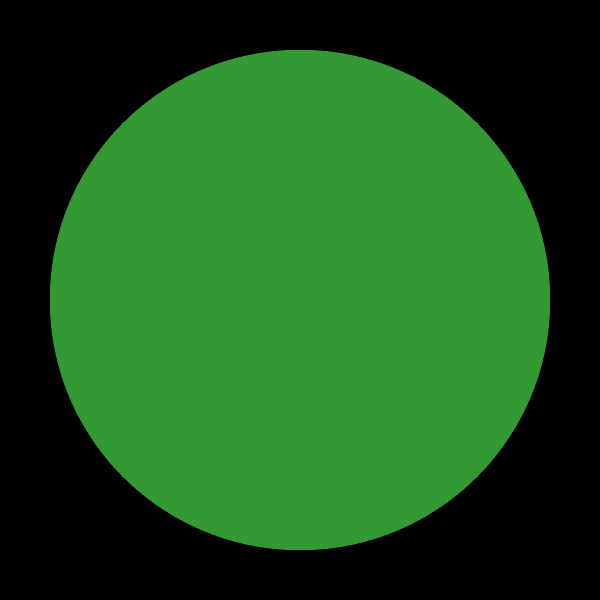
#> input picture client/data/circle.png, 1200 x 1200 px (shown at 1/2 size)
$ python flight.py --filename data/circle.png
#> lines starting #> are read from the running program, lines starting #| are printed output that depends on the picture
### client/edge_detector.py
import numpy as np
from scipy import ndimage
from matplotlib import pyplot as plt
import cv2
import argparse
from skimage import transform
from skimage.morphology import skeletonize, dilation, erosion, closing, disk

class Sobel():
    def __init__(self, filepath, size, norm=True):
        self.filepath = filepath
        self.norm = norm
        self.size = size

    def _read_image(self, filepath):
        image = cv2.imread(filepath, cv2.IMREAD_GRAYSCALE)
        # Nearest neighbor resampling to specified size
        return transform.resize(image, self.size, order=0)

    def _norm(self, image):
        #
        # Min-max normalization
        mx = image.max()
        denom = mx if mx > 0 else 1.
        return 255.*(image) / denom

    def _convolve(self, image):
        # gradient in the y direction -> horizontal edges
        kernel_y = np.array([[-1., -2., -1.], [0., 0., 0.], [1., 2., 1.]])
        # gradient in the x direction -> vertical edges
        kernel_x = kernel_y.T
        # horizontal edges from y gradient approximation
        Q = ndimage.convolve(image, kernel_y, mode='nearest')
        # vertical edges from x gradient approximation
        P = ndimage.convolve(image, kernel_x, mode='nearest')
        # 2 Norm of X and Y coordinates (combines vertical and horizontal esges)
        edge_map = np.sqrt(P**2 + Q**2)
        # calculate angles (dy/dx)
        edge_angles = np.arctan2(Q, P)

        if self.norm:
            edge_map = self._norm(edge_map)

        return edge_map, edge_angles

    # [7 lines left out: function __call__, not called in this run]

class Canny(Sobel):

    def __init__(self, filepath, size, sigma=0., threshold=50):
        # initialize fixed sobel kernels and black and white image
        super().__init__(filepath, size)

        # gaussian smoothing standard deviation parameter
        self.sigma = sigma
        # Threshold for hysteresis thresholding
        self.threshold = threshold

    def _gaussian_smoothing(self, image, sigma):
        return ndimage.gaussian_filter(image, sigma=sigma, mode='nearest')

    def _get_orientation(self, angle):
        '''
        Helper function to check if angles fall into 1 of 4 orientations.
        Used for nonmaxima suppression.

        returns a single orientation in radians
        '''
        options = [0., np.pi / 4, np.pi / 2, 3 * np.pi / 4]
        # Putting all if statements in cases for simplicity
        case1 = angle > np.deg2rad(-22.5) and angle <= np.deg2rad(22.5)
        case2 = angle > np.deg2rad(22.5) and angle <= np.deg2rad(67.5)
        case3 = (angle > np.deg2rad(67.5) and angle <= np.deg2rad(90.)) or (angle > np.deg2rad(-90.) and angle <= np.deg2rad(-67.5))
        case4 = angle > np.deg2rad(-67.5) and angle <= np.deg2rad(-22.5)
        if case1:
            idx = 0
        elif case2:
            idx = 1
        elif case3:
            idx = 2
        elif case4:
            idx = 3
        else:
            raise ValueError(f'Angle `{angle}` is must be from -pi/2 to pi/2.')

        # orientation if needed
        orientation = options[idx]
        return idx

    def _nonmaxima_suppression(self, image, angles):
        '''
        Edge thinning technique
        Makes sure only magnitudes stemming from greatest local changes remain.

        Steps
        1. Round orientation of each pixel to nearest 45 degree (0, 45, 90, and 135. Covers all 8 directions)
        atan2 outputs angles -pi/2 to pi/2
            0: -22.5 < theta <= 22.5
            45: 22.5 < theta <= 67.5
            90: 67.5 < theta <= 90
                -90 < theta <= -67.5
            135: -67.5 < thete <= -22.5
        2. Compare edge strength along orientation line. Check if pixel (i,j) is max with neighbors:
            0: (i, j+1) and (i, j-1)
            45: (i-1, j+1) and (i+1, j-1)
            90: (i-1, j) and (i+1, j)
            135: (i-1, j-1) and (i+1, j+1)

            original value if maximum and 0 otherwise
        '''

        output = np.zeros_like(image)
        # pad with zeros around all sides
        padded_img = np.pad(image, pad_width=1)

        for i in range(output.shape[0]):
            for j in range(output.shape[1]):
                angle = angles[i, j]
                # gives integer values of 0-3 representing 0, 45, 90, and 135 degree lines
                orientation = self._get_orientation(angle)

                # Offset indices for padded image
                k = i + 1
                m = j + 1
                p = padded_img[k, m]
                if orientation == 0:
                    # check 0 degree line neighboring points
                    q = padded_img[k, m - 1]
                    r = padded_img[k, m + 1]

                elif orientation == 1:
                    # check 45 degree line neighboring points
                    q = padded_img[k - 1, m + 1]
                    r = padded_img[k + 1, m - 1]
                elif orientation == 2:
                    # check 90 degree line neighboring points
                    q = padded_img[k - 1, m]
                    r = padded_img[k + 1, m]
                else:
                    # check 135 degree line
                    q = padded_img[k - 1, m - 1]
                    r = padded_img[k + 1, m + 1]
                if p > q and p > r:
                    # p is a local maximum -> fill output with original magnitude
                    output[i, j] = p
                # otherwise keep at 0

        return output

    # [35 lines left out: function _hysteresis, not called in this run]


    def __call__(self):
        '''
        Overrides Sobel's call method with the canny implementation.
        '''
        # Read image as black and white
        image = self._read_image(self.filepath)

        # Gaussian Smoothing to remove noise
        gaussian_img = self._gaussian_smoothing(image, self.sigma)

        # Perform sobel operation on image with 3x3 fixed kernels
        edge_map, edge_angles = self._convolve(gaussian_img)

        # edge thinning
        suppressed_img = self._nonmaxima_suppression(edge_map, edge_angles)

        # Hysteresis Thresholding
        output = self._hysteresis(suppressed_img, self.threshold)
        return output

# [88 lines left out: functions plot, recursive_draw, draw_lines, final_postprocess, get_move_data, not called in this run]

### client/flight.py
import logging
import time
import json
import numpy as np
import cflib.crtp
from cflib.crazyflie import Crazyflie
from cflib.crazyflie.log import LogConfig
from skimage import transform
from edge_detector import *

# Radio Channel
uri = 'radio://0/54/2M/E7E7E7E7E7'

# Specify the variables we want to log (all at 100 Hz)
variables = [
    # State estimates (from default EKF)
    'ae483log.o_x',
    'ae483log.o_y',
    'ae483log.o_z',
    'ae483log.psi',
    'ae483log.theta',
    'ae483log.phi',
    'ae483log.v_x',
    'ae483log.v_y',
    'ae483log.v_z',
    # Measurements
    'ae483log.w_x',
    'ae483log.w_y',
    'ae483log.w_z',
    'ae483log.a_z',
    'ae483log.x_meas',
    'ae483log.y_meas',
    'ae483log.z_meas',
    # Setpoint
    'ae483log.o_x_des',
    'ae483log.o_y_des',
    'ae483log.o_z_des',
    # Motor power commands
    'ae483log.m_1',
    'ae483log.m_2',
    'ae483log.m_3',
    'ae483log.m_4',
]


class SimpleClient:
    # [14 lines left out: function __init__, not called in this run]

    def connected(self, uri):
        print(f'Connected to {uri}')

    # [46 lines left out: function fully_connected, not called in this run]

    def connection_failed(self, uri, msg):
        print(f'Connection to {uri} failed: {msg}')

    def connection_lost(self, uri, msg):
        print(f'Connection to {uri} lost: {msg}')

    def disconnected(self, uri):
        print(f'Disconnected from {uri}')
        self.is_fully_connected = False

    # [4 lines left out: function log_data, not called in this run]

    def log_error(self, logconf, msg):
        print(f'Error when logging {logconf}: {msg}')

    # [42 lines left out: functions move, move_smooth, stop, not called in this run]

    def disconnect(self):
        self.cf.close_link()

    def write_data(self, filename='logged_data.json'):
        with open(filename, 'w') as outfile:
            json.dump(self.data, outfile, indent=4, sort_keys=False)

if __name__ == '__main__':
    parser = argparse.ArgumentParser()
    # Arguments for epochs and batch size.
    parser.add_argument("-t", "--threshold", type=float, help="Enter lower bound threshold.", default=100)
    parser.add_argument("-s", "--sigma", type=float, help="Standard deviation for gaussian blur.", default=0.)
    parser.add_argument("-f", "--filename", default='data/perry.png')
    parser.add_argument("--height", type=int, help="Image height.", default=None)
    parser.add_argument("--width", type=int, help="Image width.", default=None)
    parser.add_argument("--option", type=int, help="Skeletonization (0) or Image Closing (1)", default=0)

    args = parser.parse_args()
    # Read in image as black and white
    image = cv2.cvtColor(cv2.imread(args.filename), cv2.COLOR_BGR2RGB)
#> image is the input picture: shape (1200, 1200, 3); mean R, G, B 27.9, 83.7, 27.9

    if args.height is None:
        height = image.shape[0]
#> height = 1200
    else:
        height = args.height

    if args.width is None:
        width = image.shape[1]
#> width = 1200
    else:
        width = args.width

    image = transform.resize(image, (height, width), order=0)

    print("Running Edge Detector...")
    canny = Canny(filepath=args.filename, sigma=args.sigma, threshold=args.threshold, size=(height, width))

    canny_output = canny()
#> in _read_image, `image = cv2.imread(filepath, cv2.IMREAD_GRAYSCALE)`:
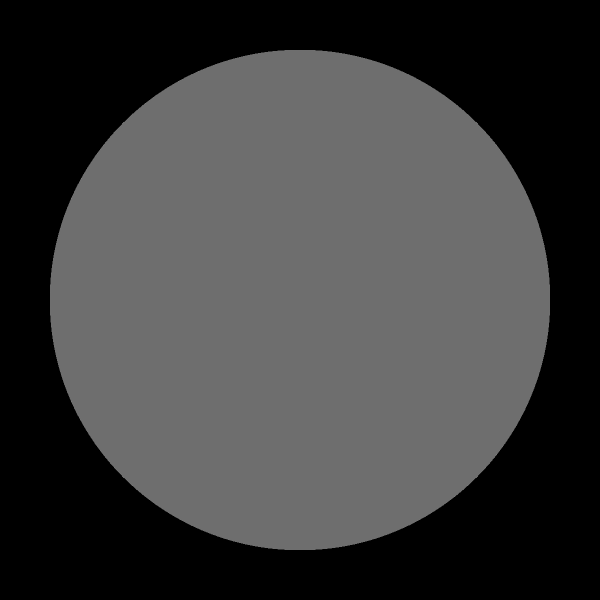
#> image: shape (1200, 1200) (shown at 1/2 size); min 0, max 149, mean 60.1
#> in _convolve, `Q = ndimage.convolve(image, kernel_y, mode='nearest')`:
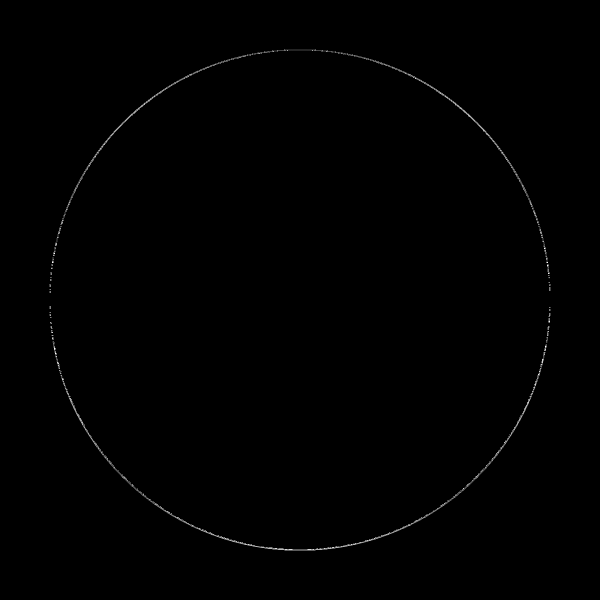
#> Q: shape (1200, 1200) (shown at 1/2 size); min 0, max 255, mean 0.8
#> in _norm, `mx = image.max()`: mx = 15.81
#> (the run stopped early here; a loop or call above may not have finished)
